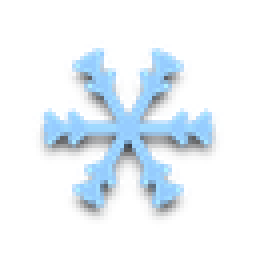
#> input picture assets/ui/status/icebind.png, 64 x 64 px (shown 4 times larger)
$ python -i gen_awakened_placeholders.py   (imports and definitions only)
#> lines starting #> are read from the running program, lines starting #| are printed output that depends on the picture
#> further down, picture is the input picture: PIL image 64x64 RGBA; mean R, G, B, A 29.5, 41, 50, 41.6
#!/usr/bin/env python3
# Generates PLACEHOLDER awakened-form portraits for every hero by tinting the
# base art with a gold aura, and writes docs/placeholder_art.md so an artist or
# AI can generate real awakened art and drop it in at the same paths. Run after
# tools/list_heroes.gd (which writes /tmp/heroes.json):
#   python3 tools/gen_awakened_placeholders.py
import os
import json
from PIL import Image, ImageFilter, ImageEnhance

ROOT = os.path.join(os.path.dirname(__file__), "..")
# [1 line not run here, left out]


def _res(path):
	# res://assets/... -> absolute path
	return os.path.join(ROOT, path.replace("res://", ""))


def _awaken(img):
	img = img.convert("RGBA")
	w, h = img.size
#> w = 64; h = 64
	alpha = img.split()[3]
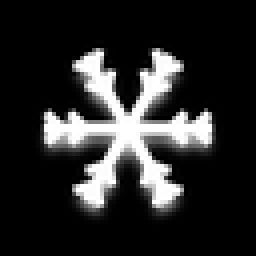
#> alpha: PIL image 64x64 L (shown 4 times larger); min 0, max 255, mean 41.6

	# Soft gold rim glow from the silhouette.
	radius = max(3, int(min(w, h) * 0.05))
#> radius = 3
	glow_alpha = alpha.filter(ImageFilter.GaussianBlur(radius))
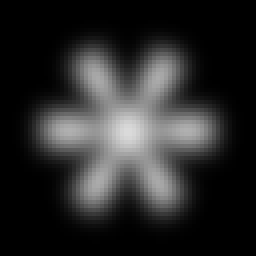
#> glow_alpha: PIL image 64x64 L (shown 4 times larger); min 0, max 218, mean 41.6
	glow = Image.new("RGBA", (w, h), (255, 205, 95, 255))
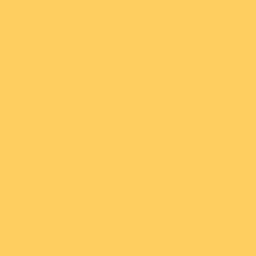
#> glow: PIL image 64x64 RGBA (shown 4 times larger); mean R, G, B, A 255, 205, 95, 255
	glow.putalpha(glow_alpha)
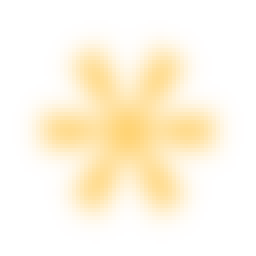
#> glow: PIL image 64x64 RGBA (shown 4 times larger); mean R, G, B, A 255, 205, 95, 41.6; transparent parts drawn white

	# Warm gold wash over the character only.
	wash = Image.new("RGBA", (w, h), (255, 190, 70, 70))
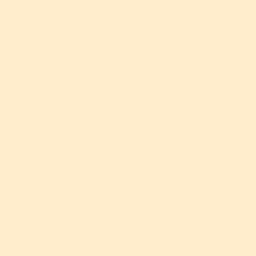
#> wash: PIL image 64x64 RGBA (shown 4 times larger); mean R, G, B, A 255, 190, 70, 70; transparent parts drawn white
	wash.putalpha(Image.composite(Image.new("L", (w, h), 70), Image.new("L", (w, h), 0), alpha))
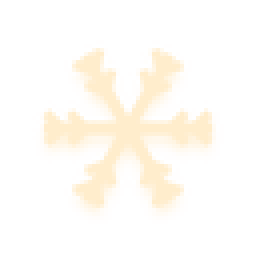
#> wash: PIL image 64x64 RGBA (shown 4 times larger); mean R, G, B, A 255, 190, 70, 11.4; transparent parts drawn white
	warmed = Image.alpha_composite(img, wash)
	warmed = ImageEnhance.Color(warmed).enhance(1.15)
	warmed = ImageEnhance.Contrast(warmed).enhance(1.08)

	out = Image.new("RGBA", (w, h), (0, 0, 0, 0))
#> out: PIL image 64x64 RGBA; every value is 0
	out = Image.alpha_composite(out, glow)
	out = Image.alpha_composite(out, warmed)
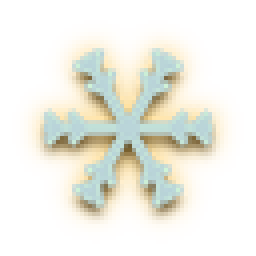
#> out: PIL image 64x64 RGBA (shown 4 times larger); mean R, G, B, A 133.1, 116.7, 71.2, 61.1; transparent parts drawn white
	return out


def _variant_path(src):
	# res://assets/terra/full/x.png -> res://assets/terra/awakened/full/x.png
	return src.replace("res://assets/terra/", "res://assets/terra/awakened/")


def _generate(src):
	if src == "":
		return None
	src_abs = _res(src)
	if not os.path.exists(src_abs):
		return None
	dst = _variant_path(src)
	dst_abs = _res(dst)
	os.makedirs(os.path.dirname(dst_abs), exist_ok=True)
	_awaken(Image.open(src_abs)).save(dst_abs)
	return dst


rows = []
made = 0
# [8 lines not run here, left out]

# ---- Manifest ----
lines = []
# [2 lines not run here, left out]
lines.append("image generator can produce real art and replace the file **at the same path** ")
# [26 lines not run here, left out]
icons = [
	("Icebind status", "assets/ui/status/icebind.png", "A pale-blue snowflake / freeze glyph, 64x64, soft emboss shadow."),
	("Petrify status", "assets/ui/status/petrify.png", "A grey cracked-stone glyph, 64x64."),
	("Blind status", "assets/ui/status/blind.png", "A violet eye with a slash through it, 64x64."),
	("Weakness status", "assets/ui/status/weakness.png", "A red downward double-chevron (stat down), 64x64."),
	("Scrap Iron material", "assets/ui/items/scrap.png", "A grey faceted gem/ore, 64x64. Common tier."),
	("Refined Alloy material", "assets/ui/items/alloy.png", "A bronze faceted gem, 64x64. Uncommon tier."),
	("Power Cell material", "assets/ui/items/cell.png", "A blue faceted gem/cell, 64x64. Rare tier."),
	("Neural Core material", "assets/ui/items/core.png", "A violet faceted gem/core, 64x64. Epic tier."),
	("Sigil Shard material", "assets/ui/items/sigil.png", "A gold faceted gem/shard, 64x64. Legendary tier."),
]
# [2 lines not run here, left out]

manifest_path = os.path.join(ROOT, "docs", "placeholder_art.md")
# [3 lines not run here, left out]

>>> from PIL import Image
>>> picture = Image.open('../assets/ui/status/icebind.png')
>>> result = _awaken(picture)
